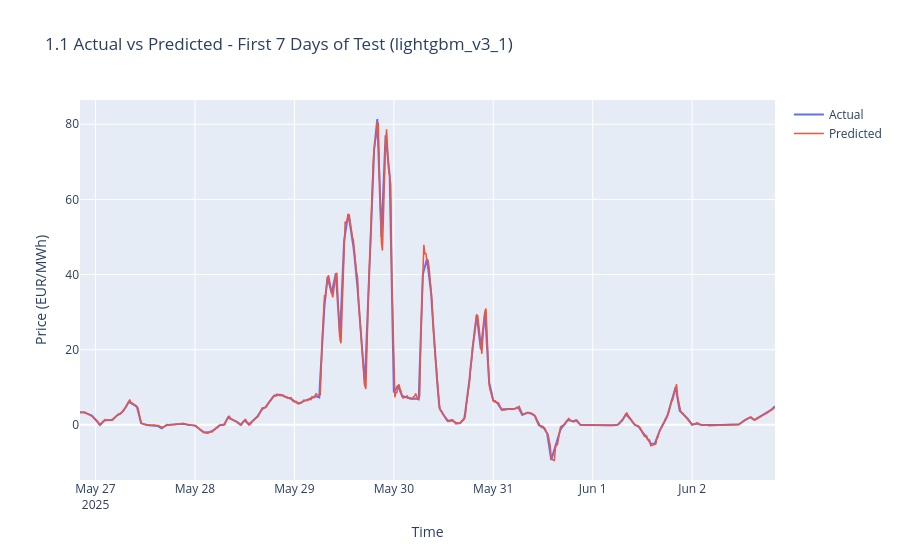

This figure's notebook cell:
### Code cell
# 1.1 Actual vs Predicted - time series (first 7 days of the test set)
steps = 7 * 24 * 4
fig = go.Figure()
fig.add_trace(go.Scatter(x=test_dt[:steps], y=y_test[:steps], name='Actual', mode='lines'))
fig.add_trace(go.Scatter(x=test_dt[:steps], y=y_pred[:steps], name='Predicted', mode='lines',
                         line=dict(width=1.5)))
fig.update_layout(title=f'1.1 Actual vs Predicted - First 7 Days of Test ({MODEL_NAME})',
                  xaxis_title='Time', yaxis_title='Price (EUR/MWh)')
show(fig)

### Figure 1 — Plotly figure (JSON) as saved in the notebook; plotly's stock layout.template omitted (floating-point values rounded to 4 significant figures; data arrays with more than 128 entries replaced by an {"elided": "..."} marker saying what was removed)
{"data": [{"mode": "lines", "name": "Actual", "type": "scatter", "x": {"elided": "672 str values"}, "y": {"elided": "672 float values"}}, {"line": {"width": 1.5}, "mode": "lines", "name": "Predicted", "type": "scatter", "x": {"elided": "672 str values"}, "y": {"elided": "672 float values"}}], "layout": {"title": {"text": "1.1 Actual vs Predicted - First 7 Days of Test (lightgbm_v3_1)"}, "xaxis": {"title": {"text": "Time"}}, "yaxis": {"title": {"text": "Price (EUR/MWh)"}}}}
